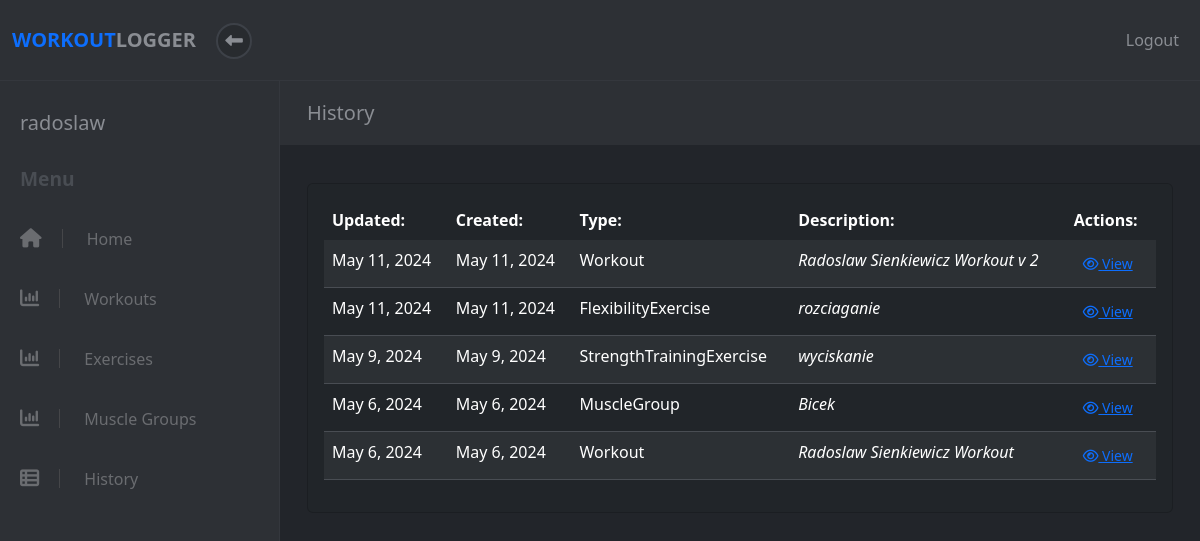
Before: /history (signed in) with the older database file.
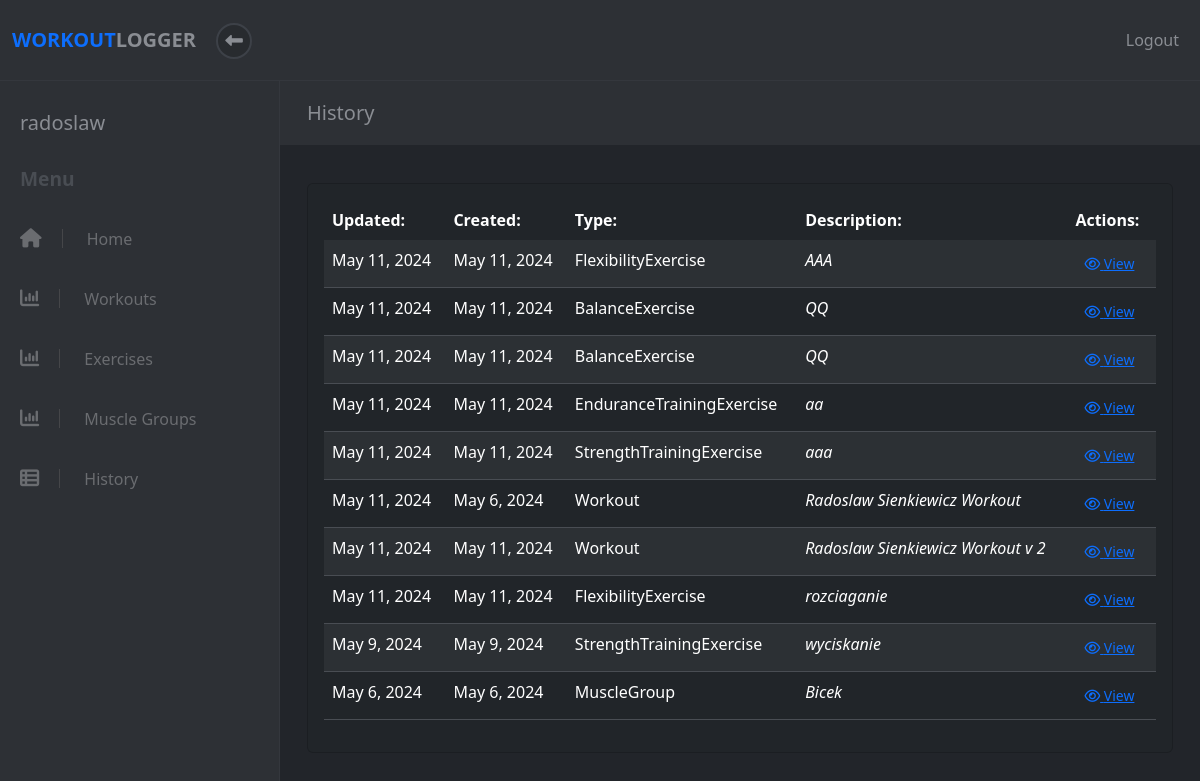
After: the same page with the newer database file.
### apps/workout/models.py (models this page shows, shortened)
class Workout(models.Model):
    name = models.CharField(max_length=50)
    description = models.CharField(max_length=150)
    completed = models.BooleanField(default=False)
    user = models.ForeignKey(User, on_delete=models.CASCADE, default=None)
    created_at = models.DateTimeField(auto_now_add=True)
    updated_at = models.DateTimeField(auto_now=True)
    objects = WorkoutManager()
    def class_name(self):
        return self.__class__.__name__

class Exercise(models.Model):
    name = models.CharField(max_length=50)
    description = models.CharField(max_length=150)
    workout = models.ForeignKey(Workout, on_delete=models.CASCADE, related_name='%(class)s', default=None)
    muscle_group = models.ForeignKey(MuscleGroup, on_delete=models.CASCADE, default=None)
    user = models.ForeignKey(User, on_delete=models.CASCADE, default=None)
    created_at = models.DateTimeField(auto_now_add=True)
    updated_at = models.DateTimeField(auto_now=True)
    objects = ExerciseManager()
    class Meta:
        ordering = ('name', 'muscle_group')
        abstract = True
    def class_name(self):
        return self.__class__.__name__

class FlexibilityExercise(Exercise):
    stretch_type = models.CharField(max_length=50)
    objects = FlexibilityExerciseManager()

class StrengthTrainingExercise(Exercise):
    weight = models.DecimalField(max_digits=6, decimal_places=2)
    repetitions = models.PositiveIntegerField()
    objects = StrengthTrainingExerciseManager()

class MuscleGroup(models.Model):
    name = models.CharField(max_length=50)
    size = models.IntegerField(default=10)
    user = models.ForeignKey(User, on_delete=models.CASCADE, default=None)
    created_at = models.DateTimeField(auto_now_add=True)
    updated_at = models.DateTimeField(auto_now=True)
    objects = MuscleGroupManager()
    def class_name(self):
        return self.__class__.__name__

class BalanceExercise(Exercise):
    difficulty_level = models.CharField(max_length=50)
    objects = BalanceExerciseManager()

class EnduranceTrainingExercise(Exercise):
    duration_minutes = models.PositiveIntegerField()
    distance_km = models.DecimalField(max_digits=6, decimal_places=2)
    objects = EnduranceTrainingExerciseManager()

### apps/workout/views.py (the view)
# urls.py: re_path(r'^history$', views.view_all), # get all workouts
def view_all(request):
    try:
        user = User.objects.get(id=request.session["user_id"])
        workout_list = Workout.objects.filter(user__id=user.id)
        ste_list = StrengthTrainingExercise.objects.filter(user__id=user.id)
        ete_list = EnduranceTrainingExercise.objects.filter(user__id=user.id)
        be_list = BalanceExercise.objects.filter(user__id=user.id)
        fe_list = FlexibilityExercise.objects.filter(user__id=user.id)
        mg_list = MuscleGroup.objects.filter(user__id=user.id)
        page = request.GET.get('page', 1)
        data_list = list(chain(workout_list, ste_list,ete_list, be_list, fe_list, mg_list))
        paginator = Paginator(sorted(data_list, key=lambda x: x.updated_at, reverse=True), 12)
        try:
            data = paginator.page(page)
        except PageNotAnInteger:
            data = paginator.page(1)
        except EmptyPage:
            data = paginator.page(paginator.num_pages)
        data = {
            'user': user,
            'data': data,
        }
        return render(request, "workout/view_all.html", data)
    except (KeyError, User.DoesNotExist) as err:
        messages.info(request, "You must be logged in to view this page.", extra_tags="invalid_session")
        return redirect("/")

### apps/workout/templates/workout/view_all.html (shortened to what this page needs)
<!DOCTYPE html>
<html>
  <head>
    {% load static %}
    <link
      rel="stylesheet"
      href="{% static 'fontawesomefree/css/all.min.css' %}"
    />
    <link rel="stylesheet" href="../../static/workout/styles.css" />
    {% load bootstrap5 %} {% bootstrap_css %} {% bootstrap_javascript %}
  </head>
  <body>
    {% include 'workout/header.html' %}
    <div class="d-flex align-items-stretch">
      {% include 'workout/sidebar.html' %}
      <div class="page-content">
        <div class="page-header">
          <div class="container-fluid">
            <h2 class="h5 no-margin-bottom">History</h2>
          </div>
        </div>
        <section class="no-padding-bottom">
          <div class="container-fluid">
            <div class="row">
              <div class="col-lg-12 pb-4">
                {% if data %}
                <div class="card bg-dark add-exercise mb-4 mt-2">
                  <div class="card-body">
                    <table
                      class="table table-dark table-striped all-data-table text-light"
                    >
                      <thead>
                        <tr>
                          <th scope="col">Updated:</th>
                          <th scope="col">Created:</th>
                          <th scope="col">Type:</th>
                          <th scope="col">Description:</th>
                          <th scope="col">Actions:</th>
                        </tr>
                      </thead>
                      <tbody>
                        {% for info in data %}
                        <tr>
                          <td scope="row">{{info.updated_at | date}}</td>
                          <td scope="row">{{info.created_at | date}}</td>
                          <td scope="row">{{info.class_name}}</td>
                          <td><em>{{info.name}}</em></td>
                          <td>
                            {% if info.class_name == 'Workout' %}
                            <form action="/workout/{{info.id}}">
                              <button
                                class="btn btn-link btn-sm view-link"
                                type="submit"
                              >
                                <i class="fa fa-eye"></i> View
                              </button>
                            </form>
                            {% elif info.class_name == 'MuscleGroup' %}
                            <form action="/muscle_group/{{info.id}}">
                              <button
                                class="btn btn-link btn-sm view-link"
                                type="submit"
                              >
                                <i class="fa fa-eye"></i> View
                              </button>
                            </form>
                            {% else %}
                            <form action="/exercise/{{info.id}}">
                              <button
                                class="btn btn-link btn-sm view-link"
                                type="submit"
                              >
                                <i class="fa fa-eye"></i> View
                              </button>
                            </form>
                            {% endif %}
                          </td>
                        </tr>
                        {% endfor %}
                      </tbody>
                    </table>
                  </div>
                </div>
                {% endif %}
              </div>
            </div>
          </div>
        </section>
      </div>
    </div>
  </body>
</html>

Changed rows visible on the page:
added FlexibilityExercise: updated_at "May 11, 2024", created_at "May 11, 2024", class_name "FlexibilityExercise", name "AAA"
added BalanceExercise: updated_at "May 11, 2024", created_at "May 11, 2024", class_name "BalanceExercise", name "QQ"
added BalanceExercise: updated_at "May 11, 2024", created_at "May 11, 2024", class_name "BalanceExercise", name "QQ"
added EnduranceTrainingExercise: updated_at "May 11, 2024", created_at "May 11, 2024", class_name "EnduranceTrainingExercise", name "aa"
added StrengthTrainingExercise: updated_at "May 11, 2024", created_at "May 11, 2024", class_name "StrengthTrainingExercise", name "aaa"
changed Workout "May 6, 2024": updated_at "May 6, 2024" → "May 11, 2024"; moves up the list
